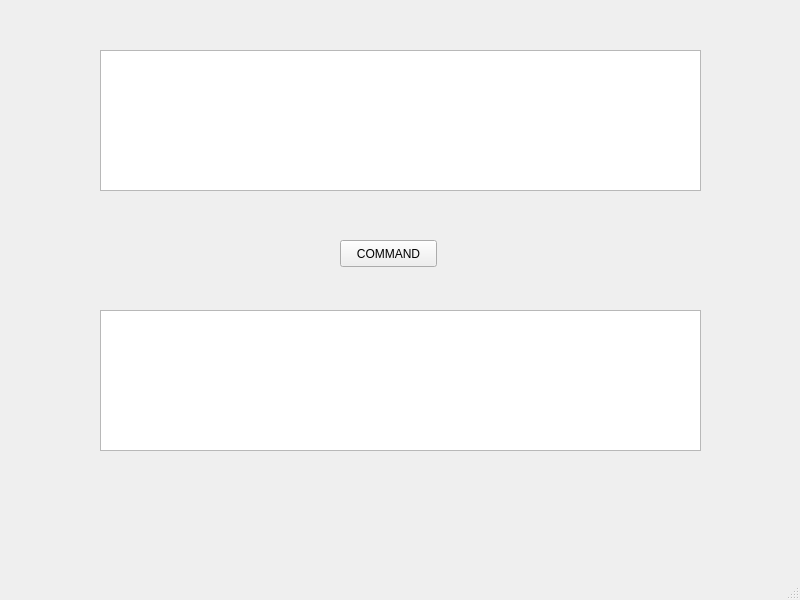
<?xml version="1.0" encoding="UTF-8"?>
<ui version="4.0">
 <class>MainWindow</class>
 <widget class="QMainWindow" name="MainWindow">
  <property name="geometry">
   <rect>
    <x>0</x>
    <y>0</y>
    <width>800</width>
    <height>600</height>
   </rect>
  </property>
  <property name="windowTitle">
   <string>MainWindow</string>
  </property>
  <widget class="QWidget" name="centralwidget">
   <widget class="QPushButton" name="pushButton">
    <property name="geometry">
     <rect>
      <x>340</x>
      <y>240</y>
      <width>97</width>
      <height>27</height>
     </rect>
    </property>
    <property name="text">
     <string>COMMAND</string>
    </property>
   </widget>
   <widget class="QPlainTextEdit" name="plainTextEdit">
    <property name="geometry">
     <rect>
      <x>100</x>
      <y>50</y>
      <width>601</width>
      <height>141</height>
     </rect>
    </property>
   </widget>
   <widget class="QPlainTextEdit" name="plainTextEdit_2">
    <property name="geometry">
     <rect>
      <x>100</x>
      <y>310</y>
      <width>601</width>
      <height>141</height>
     </rect>
    </property>
   </widget>
  </widget>
  <widget class="QMenuBar" name="menubar">
   <property name="geometry">
    <rect>
     <x>0</x>
     <y>0</y>
     <width>800</width>
     <height>25</height>
    </rect>
   </property>
  </widget>
  <widget class="QStatusBar" name="statusbar"/>
 </widget>
 <resources/>
 <connections/>
</ui>
